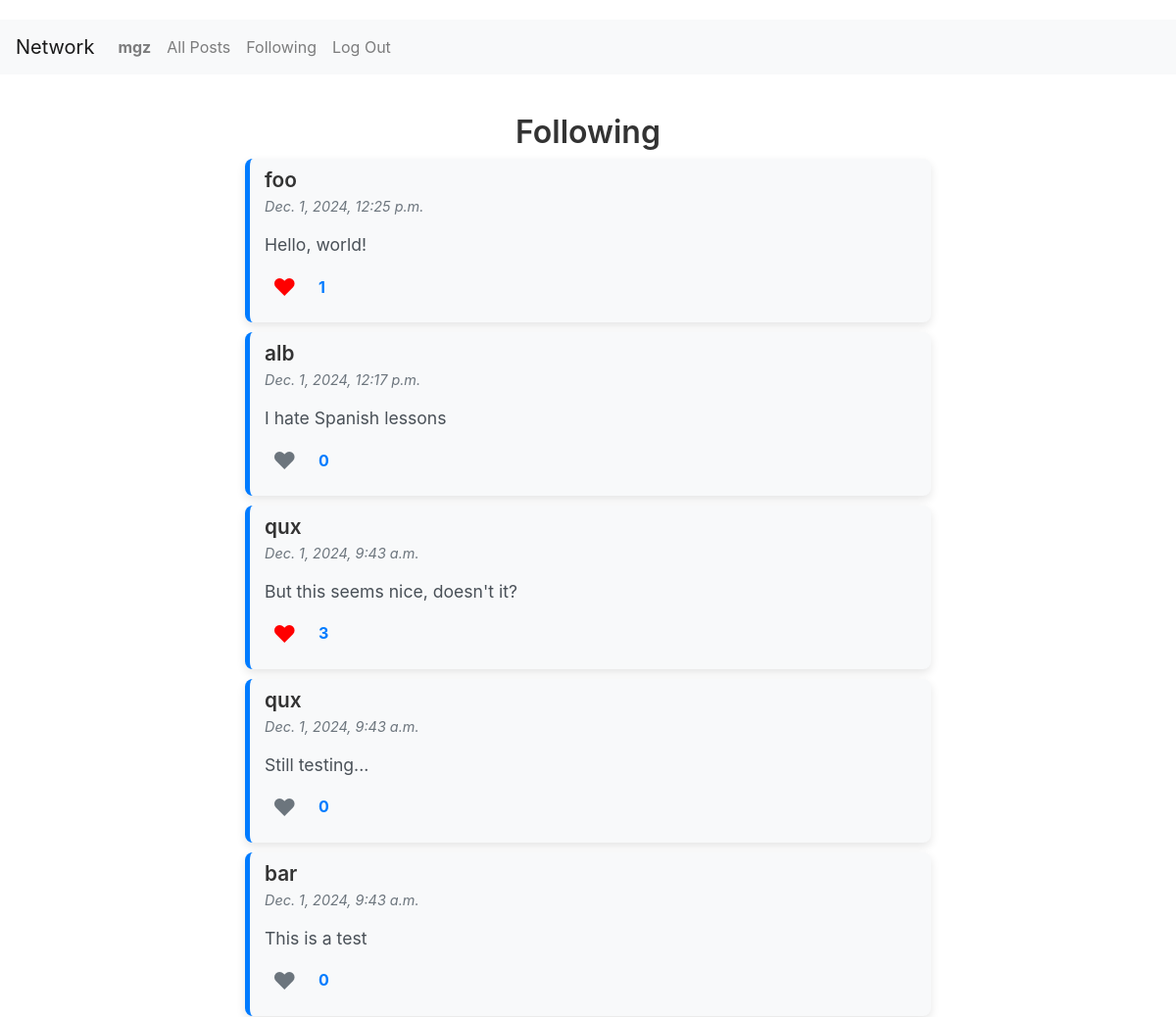
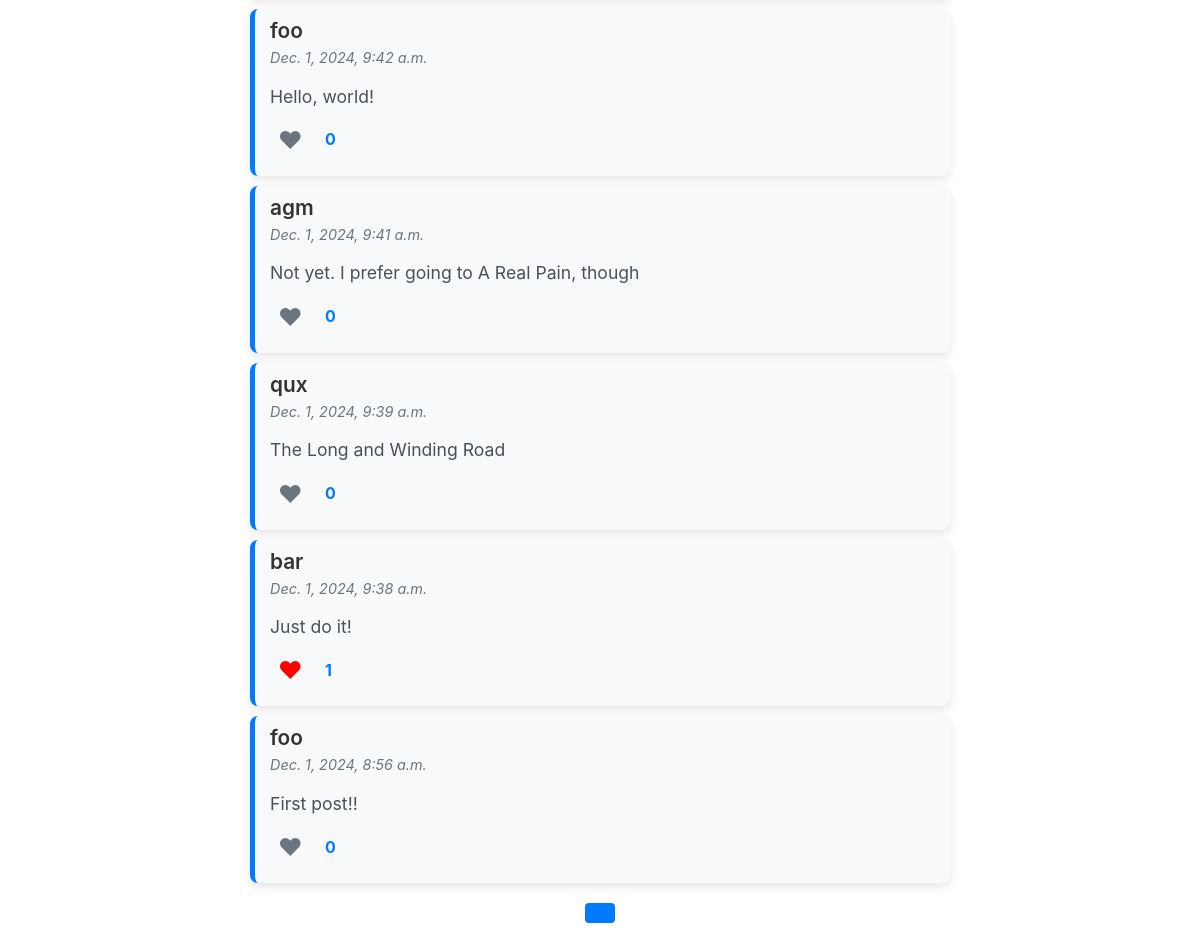
Screenshot of /following (signed in) with the database file from the repository (2 pictures, top to bottom).
### network/models.py (models this page shows, shortened)
class User(AbstractUser):
    followers = models.ManyToManyField('self', symmetrical=False, related_name="following", blank=True)

class Post(models.Model):
    user = models.ForeignKey(User, on_delete=models.CASCADE, related_name="posts")
    content = models.TextField()
    timestamp = models.DateTimeField(default=now)
    likes = models.ManyToManyField(User, blank=True, related_name="liked_posts")  # Users who liked this post
    def like_count(self):
        return self.likes.count()

### network/views.py (the view)
# urls.py: path("following", views.following_posts, name="following_posts"),
@login_required
def following_posts(request):
    following_users = request.user.following.all()
    posts = Post.objects.filter(user__in=following_users).order_by("-timestamp")
    for post in posts:
        post.content = replace_mentions_with_links(post.content)
    paginator = Paginator(posts, 10)  # Show 10 posts per page
    page_number = request.GET.get('page')
    page_obj = paginator.get_page(page_number)
    return render(request, "network/following.html", {
        "posts": page_obj
    })

### network/views.py (called while the page is built)
def replace_mentions_with_links(content):
    pattern = r'@(\w+)'  # Matches @username
    def repl(match):
        username = match.group(1)
        try:
            user = User.objects.get(username=username)
            return f'<a href="/profile/{user.username}">@{username}</a>'
        except User.DoesNotExist:
            return match.group(0)  # If the user doesn't exist, keep the mention as plain text
    return re.sub(pattern, repl, content)

### network/templates/network/following.html (shortened to what this page needs)
{% extends "network/layout.html" %}
{% block body %}
    <h4>Following</h4>
    {% for post in posts %}
        <div class="post">
            <a href="{% url 'profile' post.user.username %}"><strong>{{ post.user.username }}</strong></a>
            <small class="text-muted">{{ post.timestamp }}</small>
            <p class="post-content">{% autoescape off %}{{ post.content|safe }}{% endautoescape %}</p>
            <button class="btn btn-link like-button {% if user in post.likes.all %}liked{% endif %}" data-post-id="{{ post.id }}">
                ♥
            </button>
            <span class="like-count">{{ post.like_count }}</span></p>
        </div>
    {% empty %}
        <p>You are not following anyone or there are no posts to display.</p>
    {% endfor %}
    <nav>
        <ul class="pagination">
            <li class="page-item active">
                <span class="page-link">{{ page_obj.number }}</span>
            </li>
        </ul>
    </nav>
{% endblock %}

### network/templates/network/layout.html (shortened to what this page needs)
{% load static %}
<!DOCTYPE html>
<html lang="en">
    <head>
        <link rel="stylesheet" href="https://stackpath.bootstrapcdn.com/bootstrap/4.4.1/css/bootstrap.min.css">
        <link href="{% static 'network/styles.css' %}" rel="stylesheet">
    </head>
    <body>
        <nav class="navbar navbar-expand-lg navbar-light bg-light">
            <a class="navbar-brand" href="{% url 'index' %}">Network</a>
            <div>
              <ul class="navbar-nav mr-auto">
                {% if user.is_authenticated %}
                    <li class="nav-item">
                        <a class="nav-link" href="{% url 'profile' user.username %}"><strong>{{ user.username }}</strong></a>
                    </li>
                {% endif %}
                <li class="nav-item">
                  <a class="nav-link" href="{% url 'all_posts' %}">All Posts</a>
                </li>
                {% if user.is_authenticated %}
                    <li class="nav-item">
                        <a class="nav-link" href="{% url 'following_posts' %}">Following</a>
                    </li>
                    <li class="nav-item">
                        <a class="nav-link" href="{% url 'logout' %}">Log Out</a>
                    </li>
                {% endif %}
              </ul>
            </div>
          </nav>
        <div class="body">
            {% block body %}
            {% endblock %}
        </div>
    </body>
</html>

### network/static/network/styles.css (style rules this page uses)
h4, h2 { text-align: center; font-size: 2em; font-weight: 600; margin-top: 40px; color: #333; }
.post { background-color: #f8f9fa; border-radius: 8px; padding: 8px 15px; margin-bottom: 10px; box-shadow: 0 4px 10px rgba(0, 0, 0, 0.1); transition: box-shadow 0.3s ease, transform 0.3s ease; max-width: 700px; margin-left: auto; margin-right: auto; border-left: 5px solid #007bff; line-height: 1.3; }
.post p, .post .like-count { margin-bottom: 5px; }
.post .post-content { margin-bottom: 8px; }
.post .btn { padding: 4px 8px; }
.post a strong { font-size: 1.3em; color: #333; font-weight: 600; text-decoration: none; }
.post small { display: block; font-size: 0.9em; color: #6c757d; margin-top: 5px; font-style: italic; }
.post-content { font-size: 1.1em; line-height: 1.6; color: #495057; margin-top: 15px; }
.like-count { font-size: 1em; font-weight: bold; color: #007bff; margin-top: 10px; }
.like-button { font-size: 24px; color: #6c757d; border: none; background: none; cursor: pointer; display: inline-flex; align-items: center; gap: 5px; transition: color 0.3s ease, transform 0.2s ease; text-decoration: none !important; margin-right: 10px; }
.like-button.liked { color: red; }
nav { display: flex; justify-content: center; margin: 20px 0; }
.pagination { list-style: none; display: flex; gap: 10px; padding: 0; margin: 0; }
.page-item { border-radius: 5px; }
.page-item.active .page-link { background-color: #007bff; color: white; border: none; }
.page-link { display: block; padding: 10px 15px; text-decoration: none; color: #007bff; font-weight: bold; border-radius: 5px; transition: background-color 0.3s ease, color 0.3s ease; }

### rows the page displays
User: username "mgz"
Post: user.username "foo", timestamp "Dec. 1, 2024, 12:25 p.m.", content "Hello, world!", like_count "1"
Post: user.username "alb", timestamp "Dec. 1, 2024, 12:17 p.m.", content "I hate Spanish lessons", like_count "0"
Post: user.username "qux", timestamp "Dec. 1, 2024, 9:43 a.m.", content "But this seems nice, doesn't it?", like_count "3"
Post: user.username "qux", timestamp "Dec. 1, 2024, 9:43 a.m.", content "Still testing...", like_count "0"
Post: user.username "bar", timestamp "Dec. 1, 2024, 9:43 a.m.", content "This is a test", like_count "0"
Post: user.username "foo", timestamp "Dec. 1, 2024, 9:42 a.m.", content "Hello, world!", like_count "0"
Post: user.username "agm", timestamp "Dec. 1, 2024, 9:41 a.m.", content "Not yet. I prefer going to A Real Pain, though", like_count "0"
Post: user.username "qux", timestamp "Dec. 1, 2024, 9:39 a.m.", content "The Long and Winding Road", like_count "0"
Post: user.username "bar", timestamp "Dec. 1, 2024, 9:38 a.m.", content "Just do it!", like_count "1"
Post: user.username "foo", timestamp "Dec. 1, 2024, 8:56 a.m.", content "First post!!", like_count "0"
